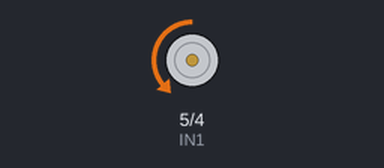
The sketch below on a simulated Arduino Uno, built with avr-gcc and run on an emulated ATmega328P. On the bench: motor-driver pin pairs drawn as motors (green arrow = first pin HIGH = forward, orange = second pin HIGH = backward, longer = more drive, scaled by the enable pin).

Above: at 2.5 s.
At 7.5 s:
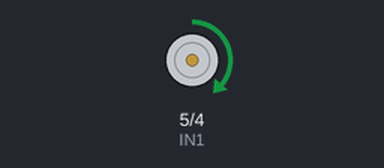
At 10.2 s:
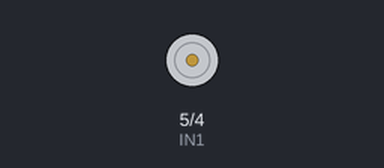
Timing chart, 0 to 13.7 s (numbered marks = the images above):
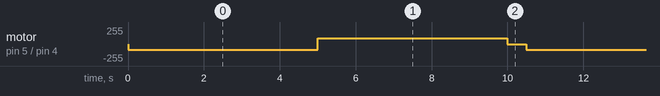

The sketch:

DC_Motor_PWM.ino
```cpp
/*
 Ejemplo de control de motor DC usando modulo L298
 http://electronilab.co/tienda/driver-dual-para-motores-full-bridge-l298n/

 Creado 16/05/14
 por Andres Cruz
 ELECTRONILAB.CO
 */

int IN1 = 5;    // Input3 conectada al pin 5
int IN2 = 4;    // Input4 conectada al pin 4
int ENB = 3;    // ENB conectada al pin 3 de Arduino
void setup()
{
 pinMode (ENB, OUTPUT);
 pinMode (IN1, OUTPUT);
 pinMode (IN2, OUTPUT);
}
void loop()
{
  //Preparamos la salida para que el motor gire en un sentido
  digitalWrite (IN1, LOW);
  digitalWrite (IN2, HIGH);

  // Aplicamos PWM al pin ENB, haciendo girar el motor, cada 2 seg aumenta la velocidad
  analogWrite(ENB,85);
  delay(5000);
  digitalWrite (IN1, HIGH);
  digitalWrite (IN2, LOW);
  analogWrite(ENB,85);
  delay(5000);
  //analogWrite(ENB,255);
  //delay(2000);
  // Apagamos el motor y esperamos 5 seg
  analogWrite(ENB,0);
  delay(500);
}
```

Measured:
- by itself, motor on pin 5 (IN1) / pin 4 (IN2): repeats every 10.5 s: forward 85/255 5.0 s, stopped 0.50 s, backward 85/255 5.0 s
